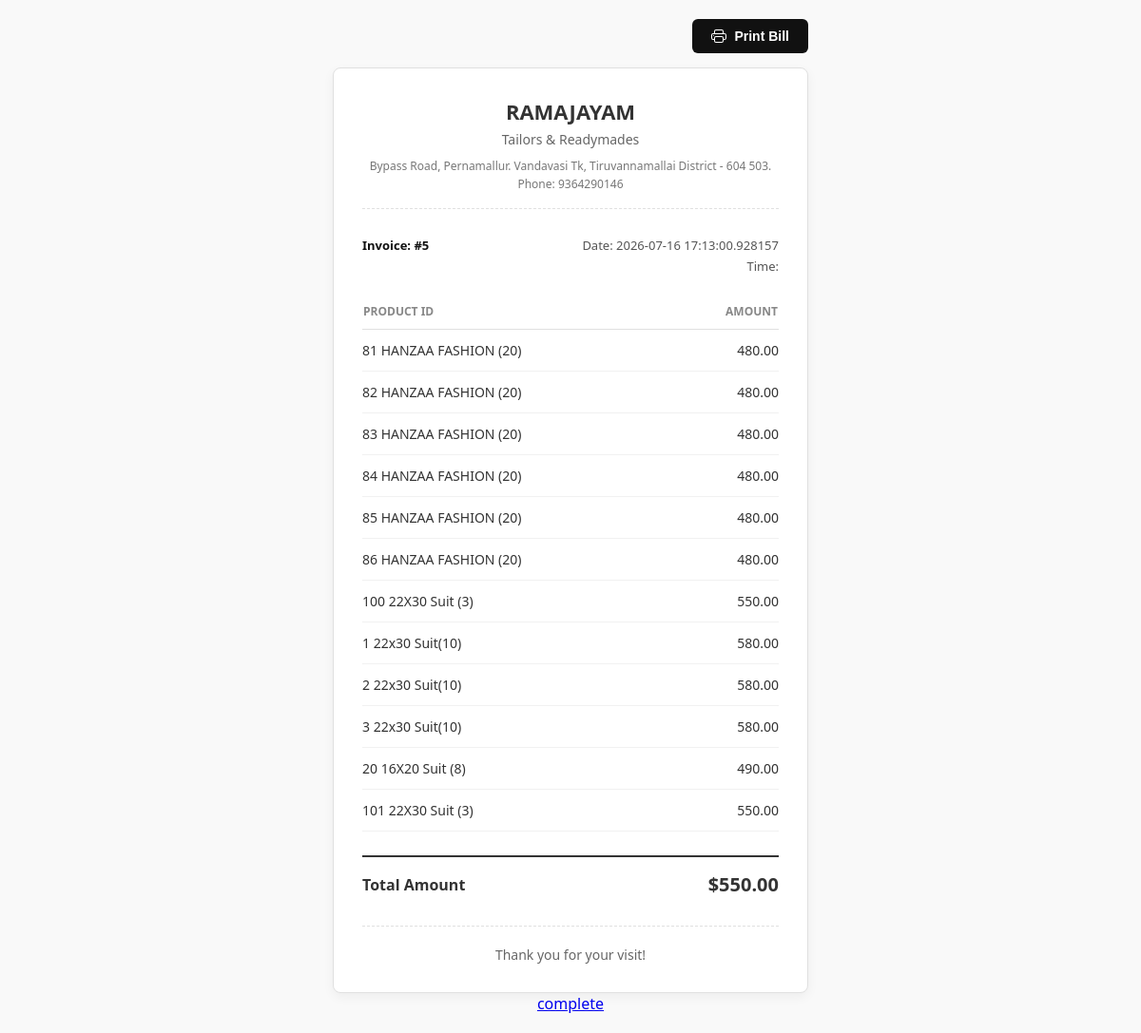
Screenshot of /bill_show_page/5 with the database file from the repository.
### app.py (models this page shows)
class ShopDealer(UserMixin,db.Model) :
    id = db.Column(db.Integer, primary_key=True)
    shop_username = db.Column(db.String(150), unique=True, nullable=False)
    password = db.Column(db.String(150), nullable=False)
    shop_name = db.Column(db.String(150),nullable=False)
    shop_title = db.Column(db.String(150),nullable=False)
    shop_location = db.Column(db.String(150),nullable=False)
    shop_phone_number = db.Column(db.String(10),nullable=False)
    shop_gst_number = db.Column(db.String(15),default=None)

class Billing(db.Model) :
    id = db.Column(db.Integer,primary_key=True)
    customer_no = db.Column(db.String(10))
    customer_name = db.Column(db.String(100))
    customer_address = db.Column(db.String(100), nullable=True)
    billing_amount = db.Column(db.Integer)
    total_quantity = db.Column(db.Integer)
    billing_date = db.Column(db.DateTime, default=datetime.utcnow)
    billing_products = db.relationship('SelledProduct', backref='billing', lazy=True)

class SelledProduct(db.Model) :
    id = db.Column(db.Integer,primary_key=True)
    billing_id = db.Column(db.Integer, db.ForeignKey('billing.id'), nullable=True)
    selled_product_name = db.Column(db.String(100))
    selled_product_id = db.Column(db.String(100))
    selled_product_amount = db.Column(db.Integer)
    scanned_at = db.Column(db.DateTime, default=datetime.utcnow)

### app.py (the view)
@app.route('/bill_show_page/<int:billing_id>')
def bill_show_page(billing_id):
    billing = Billing.query.get_or_404(billing_id)
    selled = SelledProduct.query.filter_by(billing_id=billing_id)
    shop = ShopDealer.query.all()
    return render_template('bill_show_page.html', billing=billing,selled=selled,shop=shop)

### templates/bill_show_page.html (shortened to what this page needs)
<!DOCTYPE html>
<html lang="en">
<head>
</head>
<body>
    <div class="action-panel">
        <button class="print-btn" onclick="window.print()">
            Print Bill
        </button>
    </div>
    <div class="receipt-card">
        <header class="shop-header">
            {% for shop in shop %}
            <h1 class="shop-name">{{ shop.shop_name }}</h1>
            <p class="shop-title">{{ shop.shop_title }}</p>
            <p class="shop-details">{{ shop.shop_location }}</p>
            <p class="shop-details">Phone: {{ shop.shop_phone_number }}</p>
            {% endfor %}
        </header>
        <div class="invoice-meta">
            <div class="meta-group">
                <p class="invoice-id">Invoice: #{{ billing.id }}</p>
            </div>
            <div class="meta-group text-right">
                <p>Date: {{ billing.billing_date }}</p>
                <p>Time: {{ billing.billing_time }}</p>
            </div>
        </div>
        <table class="items-table">
            <thead>
                <tr>
                    <th>Product ID</th>
                    <th class="text-right">Amount</th>
                </tr>
            </thead>
            <tbody>
                {% for selled in selled %}
                {% if selled.billing_id == billing.id %}
                <tr>
                    <td>{{ selled.selled_product_id }} {{ selled.selled_product_name }}</td>
                    <td class="text-right">{{ "%.2f"|format(selled.selled_product_amount|float) }}</td>
                </tr>
                {% endif %}
                {% endfor %}
            </tbody>
        </table>
        <div class="total-section">
            <span class="total-label">Total Amount</span>
            <span class="total-amount">${{ "%.2f"|format(billing.billing_amount|float) }}</span>
        </div>
        <footer class="receipt-footer">
            Thank you for your visit!
        </footer>
    </div>
    <a href="/shop_dashboard">complete</a>
</body>
</html>

### templates/bill_show_page.html (style rules this page uses)
:root { --primary-color: #333; --border-color: #e0e0e0; --bg-color: #f9f9f9; }
body { font-family: system-ui, -apple-system, BlinkMacSystemFont, "Segoe UI", Roboto, sans-serif; background-color: var(--bg-color); color: var(--primary-color); margin: 0; padding: 20px; display: flex; flex-direction: column; align-items: center; }
.action-panel { width: 100%; max-width: 500px; display: flex; justify-content: flex-end; margin-bottom: 15px; }
.print-btn { background-color: #111111; color: #ffffff; border: none; padding: 10px 20px; font-size: 14px; font-weight: 600; border-radius: 6px; cursor: pointer; transition: background-color 0.2s; display: inline-flex; align-items: center; gap: 8px; }
.receipt-card { background: #ffffff; width: 100%; max-width: 500px; padding: 30px; box-sizing: border-box; border-radius: 8px; box-shadow: 0 4px 12px rgba(0, 0, 0, 0.05); border: 1px solid var(--border-color); }
.shop-header { text-align: center; margin-bottom: 25px; border-bottom: 1px dashed var(--border-color); padding-bottom: 15px; }
.shop-name { font-size: 22px; font-weight: 700; margin: 0 0 5px 0; text-transform: uppercase; }
.shop-title { font-size: 14px; color: #666; margin: 0 0 10px 0; }
.shop-details { font-size: 12px; color: #777; margin: 2px 0; }
.invoice-meta { display: flex; justify-content: space-between; font-size: 13px; margin-bottom: 25px; color: #555; }
.meta-group p { margin: 4px 0; }
.invoice-id { font-weight: 700; color: #111; }
.items-table { width: 100%; border-collapse: collapse; text-align: left; margin-bottom: 25px; }
.items-table th { font-size: 12px; text-transform: uppercase; color: #888; padding-bottom: 10px; border-bottom: 1px solid var(--border-color); }
.items-table td { padding: 12px 0; font-size: 14px; border-bottom: 1px solid #f1f1f1; }
.text-right { text-align: right; }
.total-section { border-top: 2px solid var(--primary-color); padding-top: 15px; display: flex; justify-content: space-between; align-items: center; margin-bottom: 30px; }
.total-label { font-size: 16px; font-weight: 700; }
.total-amount { font-size: 20px; font-weight: 800; }
.receipt-footer { text-align: center; font-size: 14px; font-weight: 500; color: #666; border-top: 1px dashed var(--border-color); padding-top: 20px; }

### rows the page displays
ShopDealer: shop_name "RAMAJAYAM", shop_title "Tailors & Readymades", shop_location "Bypass Road, Pernamallur. Vandavasi Tk, Tiruvannamallai District - 604 503.", shop_phone_number "9364290146"
Billing: id "5", billing_date "2026-07-16 17:13:00.928157", billing_amount "550.00"
SelledProduct: selled_product_id "81", selled_product_name "HANZAA FASHION (20)", selled_product_amount "480.00"
SelledProduct: selled_product_id "82", selled_product_name "HANZAA FASHION (20)", selled_product_amount "480.00"
SelledProduct: selled_product_id "83", selled_product_name "HANZAA FASHION (20)", selled_product_amount "480.00"
SelledProduct: selled_product_id "84", selled_product_name "HANZAA FASHION (20)", selled_product_amount "480.00"
SelledProduct: selled_product_id "85", selled_product_name "HANZAA FASHION (20)", selled_product_amount "480.00"
SelledProduct: selled_product_id "86", selled_product_name "HANZAA FASHION (20)", selled_product_amount "480.00"
SelledProduct: selled_product_id "100", selled_product_name "22X30 Suit (3)", selled_product_amount "550.00"
SelledProduct: selled_product_id "1", selled_product_name "22x30 Suit(10)", selled_product_amount "580.00"
SelledProduct: selled_product_id "2", selled_product_name "22x30 Suit(10)", selled_product_amount "580.00"
SelledProduct: selled_product_id "3", selled_product_name "22x30 Suit(10)", selled_product_amount "580.00"
SelledProduct: selled_product_id "20", selled_product_name "16X20 Suit (8)", selled_product_amount "490.00"
SelledProduct: selled_product_id "101", selled_product_name "22X30 Suit (3)", selled_product_amount "550.00"
